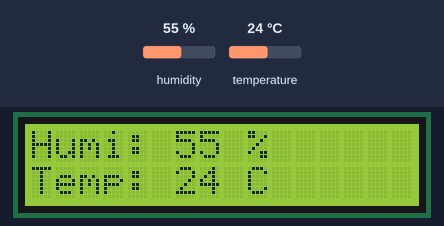
Recording of a sketch running on a simulated Arduino Uno, built with avr-gcc and run on an emulated ATmega328P. Shown: 16×2 character LCD. The inputs (shaded band) are chosen by the test bench; at power-on: humidity 55 %, temperature 24 °C. What the sketch prints to the serial monitor is not drawn.

Above: at 2.6 s.
2.7 s: humidity set to 22 %
At 4.8 s:
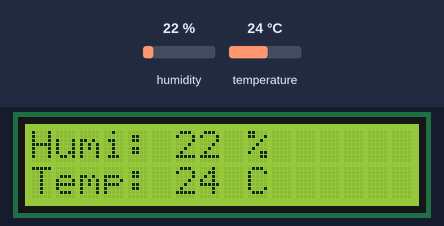
5.7 s: temperature set to 12 °C
At 7.3 s:
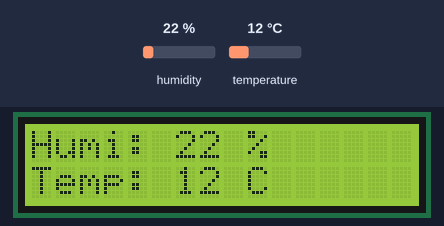
8.7 s: humidity set to 40 %
At 11.1 s:
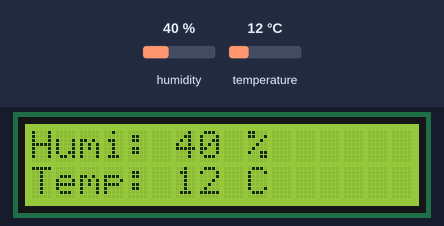
11.7 s: temperature set to 19 °C
At 13.6 s:
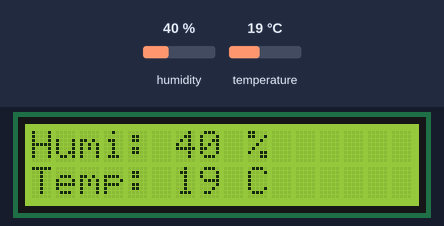
Timing chart, 0 to 15.1 s (numbered marks = the images above; inputs shaded):
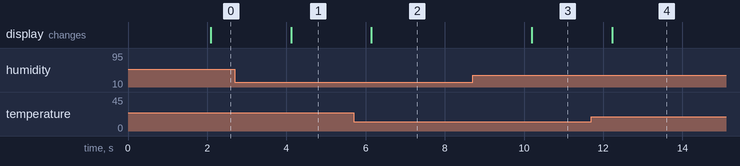

The sketch:

_12.DHT11_1602LCD.ino
```cpp
#include <LiquidCrystal.h>
#include "DHT.h"
#define DHTPIN 8
#define DHTTYPE DHT11
DHT dht(DHTPIN, DHTTYPE);
LiquidCrystal lcd(12, 11, 5, 4, 3, 2);
void setup() {
  Serial.begin(9600);
  lcd.begin(16, 2);
}
void loop() {
  delay(2000);
  int h = dht.readHumidity();
  int t = dht.readTemperature();
  Serial.print("Humidity: ");
  Serial.print(h);
  Serial.print(" %\t");
  Serial.print("Temperature: ");
  Serial.print(t);
  Serial.println(" C");
  lcd.setCursor(0, 0);
  lcd.print("Humi: ");
  lcd.print(h);
  lcd.print(" %");
  lcd.setCursor(0, 1);
  lcd.print("Temp: ");
  lcd.print(t);
  lcd.print(" C");
}
```

Measured:
- after the input at 2.7 s, the display: changes after 1.4 s (image 1)
- after the input at 5.7 s, the display: changes after 0.44 s (image 2)
- after the input at 8.7 s, the display: changes after 1.5 s (image 3)
- after the input at 11.7 s, the display: changes after 0.52 s (image 4)
